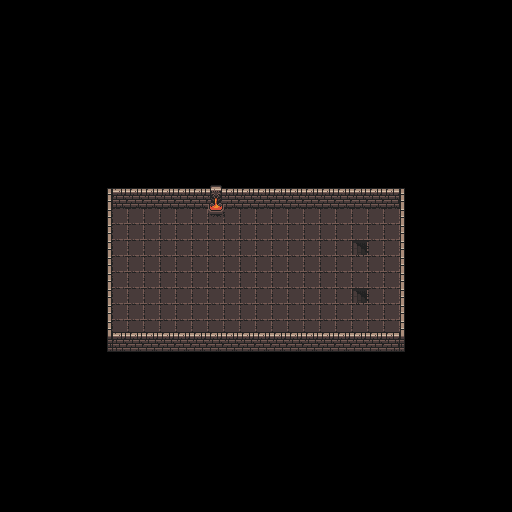

Below is a game level as drawn by its tile map, then a one-line description and the .tmx file that defines it, in full:
An orthogonal 32x32 tile map with 16x16 px tiles, 3 tile layers (BottomLayer, MiddleLayer, TopLayer), 2 tilesets and 2 objects.

<map version="1.2" tiledversion="1.3.4" orientation="orthogonal" renderorder="right-down" width="32" height="32" tilewidth="16" tileheight="16" infinite="0" nextlayerid="6" nextobjectid="20">
 <editorsettings>
  <export target="." format="json" />
 </editorsettings>
 <tileset firstgid="1" name="tiles" tilewidth="16" tileheight="16" tilecount="78" columns="6">
  <image source="tiles.png" width="96" height="208" />
  <tile id="0">
   <properties>
    <property name="collision" type="bool" value="false" />
   </properties>
  </tile>
  <tile id="1">
   <properties>
    <property name="collision" type="bool" value="false" />
   </properties>
  </tile>
  <tile id="2">
   <properties>
    <property name="collision" type="bool" value="false" />
   </properties>
  </tile>
  <tile id="3">
   <properties>
    <property name="collision" type="bool" value="false" />
   </properties>
  </tile>
  <tile id="4">
   <properties>
    <property name="collision" type="bool" value="false" />
   </properties>
  </tile>
  <tile id="5">
   <properties>
    <property name="collision" type="bool" value="false" />
   </properties>
  </tile>
  <tile id="6">
   <properties>
    <property name="collision" type="bool" value="true" />
   </properties>
  </tile>
  <tile id="7">
   <properties>
    <property name="collision" type="bool" value="true" />
   </properties>
  </tile>
  <tile id="8">
   <properties>
    <property name="collision" type="bool" value="true" />
   </properties>
  </tile>
  <tile id="9">
   <properties>
    <property name="collision" type="bool" value="true" />
   </properties>
   <animation>
    <frame tileid="9" duration="100" />
    <frame tileid="10" duration="100" />
    <frame tileid="11" duration="100" />
   </animation>
  </tile>
  <tile id="10">
   <properties>
    <property name="collision" type="bool" value="true" />
   </properties>
  </tile>
  <tile id="11">
   <properties>
    <property name="collision" type="bool" value="true" />
   </properties>
  </tile>
  <tile id="12">
   <properties>
    <property name="collision" type="bool" value="false" />
   </properties>
  </tile>
  <tile id="13">
   <properties>
    <property name="collision" type="bool" value="false" />
   </properties>
  </tile>
  <tile id="14">
   <properties>
    <property name="collision" type="bool" value="true" />
   </properties>
  </tile>
  <tile id="15">
   <properties>
    <property name="collision" type="bool" value="false" />
   </properties>
   <animation>
    <frame tileid="15" duration="100" />
    <frame tileid="16" duration="100" />
    <frame tileid="17" duration="100" />
   </animation>
  </tile>
  <tile id="16">
   <properties>
    <property name="collision" type="bool" value="false" />
   </properties>
  </tile>
  <tile id="17">
   <properties>
    <property name="collision" type="bool" value="false" />
   </properties>
  </tile>
  <tile id="18">
   <properties>
    <property name="collision" type="bool" value="false" />
   </properties>
  </tile>
  <tile id="19">
   <properties>
    <property name="collision" type="bool" value="false" />
   </properties>
  </tile>
  <tile id="20">
   <properties>
    <property name="collision" type="bool" value="true" />
   </properties>
  </tile>
  <tile id="21">
   <properties>
    <property name="collision" type="bool" value="false" />
   </properties>
  </tile>
  <tile id="22">
   <properties>
    <property name="collision" type="bool" value="false" />
   </properties>
  </tile>
  <tile id="23">
   <properties>
    <property name="collision" type="bool" value="false" />
   </properties>
  </tile>
  <tile id="24">
   <properties>
    <property name="collision" type="bool" value="false" />
   </properties>
  </tile>
  <tile id="25">
   <properties>
    <property name="collision" type="bool" value="false" />
   </properties>
  </tile>
  <tile id="26">
   <properties>
    <property name="collision" type="bool" value="false" />
   </properties>
  </tile>
  <tile id="27">
   <properties>
    <property name="collision" type="bool" value="false" />
   </properties>
  </tile>
  <tile id="28">
   <properties>
    <property name="collision" type="bool" value="false" />
   </properties>
  </tile>
  <tile id="29">
   <properties>
    <property name="collision" type="bool" value="false" />
   </properties>
  </tile>
  <tile id="30">
   <properties>
    <property name="collision" type="bool" value="false" />
   </properties>
  </tile>
  <tile id="31">
   <properties>
    <property name="collision" type="bool" value="false" />
   </properties>
  </tile>
  <tile id="32">
   <properties>
    <property name="collision" type="bool" value="false" />
   </properties>
  </tile>
  <tile id="33">
   <properties>
    <property name="collision" type="bool" value="false" />
   </properties>
  </tile>
  <tile id="34">
   <properties>
    <property name="collision" type="bool" value="false" />
   </properties>
  </tile>
  <tile id="35">
   <properties>
    <property name="collision" type="bool" value="false" />
   </properties>
  </tile>
  <tile id="36">
   <properties>
    <property name="collision" type="bool" value="false" />
   </properties>
  </tile>
  <tile id="37">
   <properties>
    <property name="collision" type="bool" value="false" />
   </properties>
  </tile>
  <tile id="38">
   <properties>
    <property name="collision" type="bool" value="false" />
   </properties>
  </tile>
  <tile id="39">
   <properties>
    <property name="collision" type="bool" value="false" />
   </properties>
  </tile>
  <tile id="40">
   <properties>
    <property name="collision" type="bool" value="false" />
   </properties>
  </tile>
  <tile id="41">
   <properties>
    <property name="collision" type="bool" value="false" />
   </properties>
  </tile>
  <tile id="42">
   <properties>
    <property name="collision" type="bool" value="true" />
   </properties>
  </tile>
  <tile id="43">
   <properties>
    <property name="collision" type="bool" value="true" />
   </properties>
  </tile>
  <tile id="44">
   <properties>
    <property name="collision" type="bool" value="false" />
   </properties>
  </tile>
  <tile id="45">
   <properties>
    <property name="collision" type="bool" value="false" />
   </properties>
  </tile>
  <tile id="46">
   <properties>
    <property name="collision" type="bool" value="false" />
   </properties>
  </tile>
  <tile id="47">
   <properties>
    <property name="collision" type="bool" value="false" />
   </properties>
  </tile>
  <tile id="48">
   <properties>
    <property name="collision" type="bool" value="true" />
   </properties>
  </tile>
  <tile id="49">
   <properties>
    <property name="collision" type="bool" value="true" />
   </properties>
  </tile>
  <tile id="50">
   <properties>
    <property name="collision" type="bool" value="false" />
   </properties>
  </tile>
  <tile id="51">
   <properties>
    <property name="collision" type="bool" value="false" />
   </properties>
  </tile>
  <tile id="52">
   <properties>
    <property name="collision" type="bool" value="false" />
   </properties>
  </tile>
  <tile id="53">
   <properties>
    <property name="collision" type="bool" value="false" />
   </properties>
  </tile>
  <tile id="54">
   <properties>
    <property name="collision" type="bool" value="true" />
   </properties>
  </tile>
  <tile id="55">
   <properties>
    <property name="collision" type="bool" value="true" />
   </properties>
  </tile>
  <tile id="56">
   <properties>
    <property name="collision" type="bool" value="false" />
   </properties>
  </tile>
  <tile id="57">
   <properties>
    <property name="collision" type="bool" value="false" />
   </properties>
  </tile>
  <tile id="58">
   <properties>
    <property name="collision" type="bool" value="false" />
   </properties>
  </tile>
  <tile id="59">
   <properties>
    <property name="collision" type="bool" value="false" />
   </properties>
  </tile>
  <tile id="60">
   <properties>
    <property name="collision" type="bool" value="false" />
   </properties>
  </tile>
  <tile id="61">
   <properties>
    <property name="collision" type="bool" value="false" />
   </properties>
  </tile>
  <tile id="62">
   <properties>
    <property name="collision" type="bool" value="false" />
   </properties>
  </tile>
  <tile id="63">
   <properties>
    <property name="collision" type="bool" value="false" />
   </properties>
  </tile>
  <tile id="64">
   <properties>
    <property name="collision" type="bool" value="false" />
   </properties>
  </tile>
  <tile id="65">
   <properties>
    <property name="collision" type="bool" value="false" />
   </properties>
  </tile>
  <tile id="66">
   <properties>
    <property name="collision" type="bool" value="false" />
   </properties>
  </tile>
  <tile id="67">
   <properties>
    <property name="collision" type="bool" value="false" />
   </properties>
  </tile>
  <tile id="68">
   <properties>
    <property name="collision" type="bool" value="false" />
   </properties>
  </tile>
  <tile id="69">
   <properties>
    <property name="collision" type="bool" value="false" />
   </properties>
  </tile>
  <tile id="70">
   <properties>
    <property name="collision" type="bool" value="false" />
   </properties>
  </tile>
  <tile id="71">
   <properties>
    <property name="collision" type="bool" value="false" />
   </properties>
  </tile>
  <tile id="72">
   <properties>
    <property name="collision" type="bool" value="false" />
   </properties>
  </tile>
  <tile id="73">
   <properties>
    <property name="collision" type="bool" value="false" />
   </properties>
  </tile>
  <tile id="74">
   <properties>
    <property name="collision" type="bool" value="false" />
   </properties>
  </tile>
  <tile id="75">
   <properties>
    <property name="collision" type="bool" value="false" />
   </properties>
  </tile>
  <tile id="76">
   <properties>
    <property name="collision" type="bool" value="false" />
   </properties>
  </tile>
  <tile id="77">
   <properties>
    <property name="collision" type="bool" value="false" />
   </properties>
  </tile>
 </tileset>
 <tileset firstgid="79" name="elf_m" tilewidth="16" tileheight="28" tilecount="12" columns="4">
  <image source="../players/elf_m/elf_m.png" width="64" height="84" />
 </tileset>
 <objectgroup id="4" name="TransitionLayer">
  <object id="5" x="352" y="288" width="16" height="16">
   <properties>
    <property name="DestinationScene" value="CombatScene" />
    <property name="DestinationX" type="float" value="166" />
    <property name="DestinationY" type="float" value="893" />
    <property name="TilemapKey" value="assets/map/level2" />
    <property name="TilesetKey" value="assets/map/tiles" />
   </properties>
  </object>
  <object id="19" x="352" y="240" width="16" height="16">
   <properties>
    <property name="DestinationScene" value="BasecampScene" />
    <property name="DestinationX" type="float" value="250" />
    <property name="DestinationY" type="float" value="451" />
    <property name="TilemapKey" value="assets/map/basecamp" />
    <property name="TilesetKey" value="assets/map/basecamp" />
   </properties>
  </object>
 </objectgroup>
 <layer id="2" name="BottomLayer" width="32" height="32">
  <data encoding="csv">
0,0,0,0,0,0,0,0,0,0,0,0,0,0,0,0,0,0,0,0,0,0,0,0,0,0,0,0,0,0,0,0,
0,0,0,0,0,0,0,0,0,0,0,0,0,0,0,0,0,0,0,0,0,0,0,0,0,0,0,0,0,0,0,0,
0,0,0,0,0,0,0,0,0,0,0,0,0,0,0,0,0,0,0,0,0,0,0,0,0,0,0,0,0,0,0,0,
0,0,0,0,0,0,0,0,0,0,0,0,0,0,0,0,0,0,0,0,0,0,0,0,0,0,0,0,0,0,0,0,
0,0,0,0,0,0,0,0,0,0,0,0,0,0,0,0,0,0,0,0,0,0,0,0,0,0,0,0,0,0,0,0,
0,0,0,0,0,0,0,0,0,0,0,0,0,0,0,0,0,0,0,0,0,0,0,0,0,0,0,0,0,0,0,0,
0,0,0,0,0,0,0,0,0,0,0,0,0,0,0,0,0,0,0,0,0,0,0,0,0,0,0,0,0,0,0,0,
0,0,0,0,0,0,0,0,0,0,0,0,0,0,0,0,0,0,0,0,0,0,0,0,0,0,0,0,0,0,0,0,
0,0,0,0,0,0,0,0,0,0,0,0,0,0,0,0,0,0,0,0,0,0,0,0,0,0,0,0,0,0,0,0,
0,0,0,0,0,0,0,0,0,0,0,0,0,0,0,0,0,0,0,0,0,0,0,0,0,0,0,0,0,0,0,0,
0,0,0,0,0,0,0,0,0,0,0,0,0,0,0,0,0,0,0,0,0,0,0,0,0,0,0,0,0,0,0,0,
0,0,0,0,0,0,0,0,0,0,0,0,0,0,0,0,0,0,0,0,0,0,0,0,0,0,0,0,0,0,0,0,
0,0,0,0,0,0,0,0,0,0,0,0,0,0,0,0,0,0,0,0,0,0,0,0,0,0,0,0,0,0,0,0,
0,0,0,0,0,0,0,25,25,25,25,25,25,16,25,25,25,25,25,25,25,25,25,25,25,0,0,0,0,0,0,0,
0,0,0,0,0,0,0,25,25,25,25,25,25,25,25,25,25,25,25,25,25,25,25,25,25,0,0,0,0,0,0,0,
0,0,0,0,0,0,0,25,25,25,25,25,25,25,25,25,25,25,25,25,25,25,71,25,25,0,0,0,0,0,0,0,
0,0,0,0,0,0,0,25,25,25,25,25,25,25,25,25,25,25,25,25,25,25,25,25,25,0,0,0,0,0,0,0,
0,0,0,0,0,0,0,25,25,25,25,25,25,25,25,25,25,25,25,25,25,25,25,25,25,0,0,0,0,0,0,0,
0,0,0,0,0,0,0,25,25,25,25,25,25,25,25,25,25,25,25,25,25,25,71,25,25,0,0,0,0,0,0,0,
0,0,0,0,0,0,0,25,25,25,25,25,25,25,25,25,25,25,25,25,25,25,25,25,25,0,0,0,0,0,0,0,
0,0,0,0,0,0,0,25,25,25,25,25,25,25,25,25,25,25,25,25,25,25,25,25,25,0,0,0,0,0,0,0,
0,0,0,0,0,0,0,0,0,0,0,0,0,0,0,0,0,0,0,0,0,0,0,0,0,0,0,0,0,0,0,0,
0,0,0,0,0,0,0,0,0,0,0,0,0,0,0,0,0,0,0,0,0,0,0,0,0,0,0,0,0,0,0,0,
0,0,0,0,0,0,0,0,0,0,0,0,0,0,0,0,0,0,0,0,0,0,0,0,0,0,0,0,0,0,0,0,
0,0,0,0,0,0,0,0,0,0,0,0,0,0,0,0,0,0,0,0,0,0,0,0,0,0,0,0,0,0,0,0,
0,0,0,0,0,0,0,0,0,0,0,0,0,0,0,0,0,0,0,0,0,0,0,0,0,0,0,0,0,0,0,0,
0,0,0,0,0,0,0,0,0,0,0,0,0,0,0,0,0,0,0,0,0,0,0,0,0,0,0,0,0,0,0,0,
0,0,0,0,0,0,0,0,0,0,0,0,0,0,0,0,0,0,0,0,0,0,0,0,0,0,0,0,0,0,0,0,
0,0,0,0,0,0,0,0,0,0,0,0,0,0,0,0,0,0,0,0,0,0,0,0,0,0,0,0,0,0,0,0,
0,0,0,0,0,0,0,0,0,0,0,0,0,0,0,0,0,0,0,0,0,0,0,0,0,0,0,0,0,0,0,0,
0,0,0,0,0,0,0,0,0,0,0,0,0,0,0,0,0,0,0,0,0,0,0,0,0,0,0,0,0,0,0,0,
0,0,0,0,0,0,0,0,0,0,0,0,0,0,0,0,0,0,0,0,0,0,0,0,0,0,0,0,0,0,0,0
</data>
 </layer>
 <layer id="1" name="MiddleLayer" width="32" height="32">
  <data encoding="csv">
0,0,0,0,0,0,0,0,0,0,0,0,0,0,0,0,0,0,0,0,0,0,0,0,0,0,0,0,0,0,0,0,
0,0,0,0,0,0,0,0,0,0,0,0,0,0,0,0,0,0,0,0,0,0,0,0,0,0,0,0,0,0,0,0,
0,0,0,0,0,0,0,0,0,0,0,0,0,0,0,0,0,0,0,0,0,0,0,0,0,0,0,0,0,0,0,0,
0,0,0,0,0,0,0,0,0,0,0,0,0,0,0,0,0,0,0,0,0,0,0,0,0,0,0,0,0,0,0,0,
0,0,0,0,0,0,0,0,0,0,0,0,0,0,0,0,0,0,0,0,0,0,0,0,0,0,0,0,0,0,0,0,
0,0,0,0,0,0,0,0,0,0,0,0,0,0,0,0,0,0,0,0,0,0,0,0,0,0,0,0,0,0,0,0,
0,0,0,0,0,0,0,0,0,0,0,0,0,0,0,0,0,0,0,0,0,0,0,0,0,0,0,0,0,0,0,0,
0,0,0,0,0,0,0,0,0,0,0,0,0,0,0,0,0,0,0,0,0,0,0,0,0,0,0,0,0,0,0,0,
0,0,0,0,0,0,0,0,0,0,0,0,0,0,0,0,0,0,0,0,0,0,0,0,0,0,0,0,0,0,0,0,
0,0,0,0,0,0,0,0,0,0,0,0,0,0,0,0,0,0,0,0,0,0,0,0,0,0,0,0,0,0,0,0,
0,0,0,0,0,0,0,0,0,0,0,0,0,0,0,0,0,0,0,0,0,0,0,0,0,0,0,0,0,0,0,0,
0,0,0,0,0,0,43,0,0,0,0,0,0,0,0,0,0,0,0,0,0,0,0,0,0,44,0,0,0,0,0,0,
0,0,0,0,0,0,49,7,8,8,8,8,8,10,8,8,8,8,8,8,8,8,8,8,9,50,0,0,0,0,0,0,
0,0,0,0,0,0,49,0,0,0,0,0,0,0,0,0,0,0,0,0,0,0,0,0,0,50,0,0,0,0,0,0,
0,0,0,0,0,0,49,0,0,0,0,0,0,0,0,0,0,0,0,0,0,0,0,0,0,50,0,0,0,0,0,0,
0,0,0,0,0,0,49,0,0,0,0,0,0,0,0,0,0,0,0,0,0,0,0,0,0,50,0,0,0,0,0,0,
0,0,0,0,0,0,49,0,0,0,0,0,0,0,0,0,0,0,0,0,0,0,0,0,0,50,0,0,0,0,0,0,
0,0,0,0,0,0,49,0,0,0,0,0,0,0,0,0,0,0,0,0,0,0,0,0,0,50,0,0,0,0,0,0,
0,0,0,0,0,0,49,0,0,0,0,0,0,0,0,0,0,0,0,0,0,0,0,0,0,50,0,0,0,0,0,0,
0,0,0,0,0,0,49,0,0,0,0,0,0,0,0,0,0,0,0,0,0,0,0,0,0,50,0,0,0,0,0,0,
0,0,0,0,0,0,49,0,0,0,0,0,0,0,0,0,0,0,0,0,0,0,0,0,0,50,0,0,0,0,0,0,
0,0,0,0,0,0,55,7,8,8,8,8,8,8,8,8,8,8,8,8,8,8,8,8,9,56,0,0,0,0,0,0,
0,0,0,0,0,0,0,0,0,0,0,0,0,0,0,0,0,0,0,0,0,0,0,0,0,0,0,0,0,0,0,0,
0,0,0,0,0,0,0,0,0,0,0,0,0,0,0,0,0,0,0,0,0,0,0,0,0,0,0,0,0,0,0,0,
0,0,0,0,0,0,0,0,0,0,0,0,0,0,0,0,0,0,0,0,0,0,0,0,0,0,0,0,0,0,0,0,
0,0,0,0,0,0,0,0,0,0,0,0,0,0,0,0,0,0,0,0,0,0,0,0,0,0,0,0,0,0,0,0,
0,0,0,0,0,0,0,0,0,0,0,0,0,0,0,0,0,0,0,0,0,0,0,0,0,0,0,0,0,0,0,0,
0,0,0,0,0,0,0,0,0,0,0,0,0,0,0,0,0,0,0,0,0,0,0,0,0,0,0,0,0,0,0,0,
0,0,0,0,0,0,0,0,0,0,0,0,0,0,0,0,0,0,0,0,0,0,0,0,0,0,0,0,0,0,0,0,
0,0,0,0,0,0,0,0,0,0,0,0,0,0,0,0,0,0,0,0,0,0,0,0,0,0,0,0,0,0,0,0,
0,0,0,0,0,0,0,0,0,0,0,0,0,0,0,0,0,0,0,0,0,0,0,0,0,0,0,0,0,0,0,0,
0,0,0,0,0,0,0,0,0,0,0,0,0,0,0,0,0,0,0,0,0,0,0,0,0,0,0,0,0,0,0,0
</data>
 </layer>
 <objectgroup id="5" name="ObjectLayer" />
 <layer id="3" name="TopLayer" width="32" height="32">
  <data encoding="csv">
0,0,0,0,0,0,0,0,0,0,0,0,0,0,0,0,0,0,0,0,0,0,0,0,0,0,0,0,0,0,0,0,
0,0,0,0,0,0,0,0,0,0,0,0,0,0,0,0,0,0,0,0,0,0,0,0,0,0,0,0,0,0,0,0,
0,0,0,0,0,0,0,0,0,0,0,0,0,0,0,0,0,0,0,0,0,0,0,0,0,0,0,0,0,0,0,0,
0,0,0,0,0,0,0,0,0,0,0,0,0,0,0,0,0,0,0,0,0,0,0,0,0,0,0,0,0,0,0,0,
0,0,0,0,0,0,0,0,0,0,0,0,0,0,0,0,0,0,0,0,0,0,0,0,0,0,0,0,0,0,0,0,
0,0,0,0,0,0,0,0,0,0,0,0,0,0,0,0,0,0,0,0,0,0,0,0,0,0,0,0,0,0,0,0,
0,0,0,0,0,0,0,0,0,0,0,0,0,0,0,0,0,0,0,0,0,0,0,0,0,0,0,0,0,0,0,0,
0,0,0,0,0,0,0,0,0,0,0,0,0,0,0,0,0,0,0,0,0,0,0,0,0,0,0,0,0,0,0,0,
0,0,0,0,0,0,0,0,0,0,0,0,0,0,0,0,0,0,0,0,0,0,0,0,0,0,0,0,0,0,0,0,
0,0,0,0,0,0,0,0,0,0,0,0,0,0,0,0,0,0,0,0,0,0,0,0,0,0,0,0,0,0,0,0,
0,0,0,0,0,0,0,0,0,0,0,0,0,0,0,0,0,0,0,0,0,0,0,0,0,0,0,0,0,0,0,0,
0,0,0,0,0,0,0,1,2,2,2,2,2,4,2,2,2,2,2,2,2,2,2,2,3,0,0,0,0,0,0,0,
0,0,0,0,0,0,0,0,0,0,0,0,0,0,0,0,0,0,0,0,0,0,0,0,0,0,0,0,0,0,0,0,
0,0,0,0,0,0,0,0,0,0,0,0,0,0,0,0,0,0,0,0,0,0,0,0,0,0,0,0,0,0,0,0,
0,0,0,0,0,0,0,0,0,0,0,0,0,0,0,0,0,0,0,0,0,0,0,0,0,0,0,0,0,0,0,0,
0,0,0,0,0,0,0,0,0,0,0,0,0,0,0,0,0,0,0,0,0,0,0,0,0,0,0,0,0,0,0,0,
0,0,0,0,0,0,0,0,0,0,0,0,0,0,0,0,0,0,0,0,0,0,0,0,0,0,0,0,0,0,0,0,
0,0,0,0,0,0,0,0,0,0,0,0,0,0,0,0,0,0,0,0,0,0,0,0,0,0,0,0,0,0,0,0,
0,0,0,0,0,0,0,0,0,0,0,0,0,0,0,0,0,0,0,0,0,0,0,0,0,0,0,0,0,0,0,0,
0,0,0,0,0,0,0,0,0,0,0,0,0,0,0,0,0,0,0,0,0,0,0,0,0,0,0,0,0,0,0,0,
0,0,0,0,0,0,0,1,2,2,2,2,2,2,2,2,2,2,2,2,2,2,2,2,3,0,0,0,0,0,0,0,
0,0,0,0,0,0,0,0,0,0,0,0,0,0,0,0,0,0,0,0,0,0,0,0,0,0,0,0,0,0,0,0,
0,0,0,0,0,0,0,0,0,0,0,0,0,0,0,0,0,0,0,0,0,0,0,0,0,0,0,0,0,0,0,0,
0,0,0,0,0,0,0,0,0,0,0,0,0,0,0,0,0,0,0,0,0,0,0,0,0,0,0,0,0,0,0,0,
0,0,0,0,0,0,0,0,0,0,0,0,0,0,0,0,0,0,0,0,0,0,0,0,0,0,0,0,0,0,0,0,
0,0,0,0,0,0,0,0,0,0,0,0,0,0,0,0,0,0,0,0,0,0,0,0,0,0,0,0,0,0,0,0,
0,0,0,0,0,0,0,0,0,0,0,0,0,0,0,0,0,0,0,0,0,0,0,0,0,0,0,0,0,0,0,0,
0,0,0,0,0,0,0,0,0,0,0,0,0,0,0,0,0,0,0,0,0,0,0,0,0,0,0,0,0,0,0,0,
0,0,0,0,0,0,0,0,0,0,0,0,0,0,0,0,0,0,0,0,0,0,0,0,0,0,0,0,0,0,0,0,
0,0,0,0,0,0,0,0,0,0,0,0,0,0,0,0,0,0,0,0,0,0,0,0,0,0,0,0,0,0,0,0,
0,0,0,0,0,0,0,0,0,0,0,0,0,0,0,0,0,0,0,0,0,0,0,0,0,0,0,0,0,0,0,0,
0,0,0,0,0,0,0,0,0,0,0,0,0,0,0,0,0,0,0,0,0,0,0,0,0,0,0,0,0,0,0,0
</data>
 </layer>
</map>
